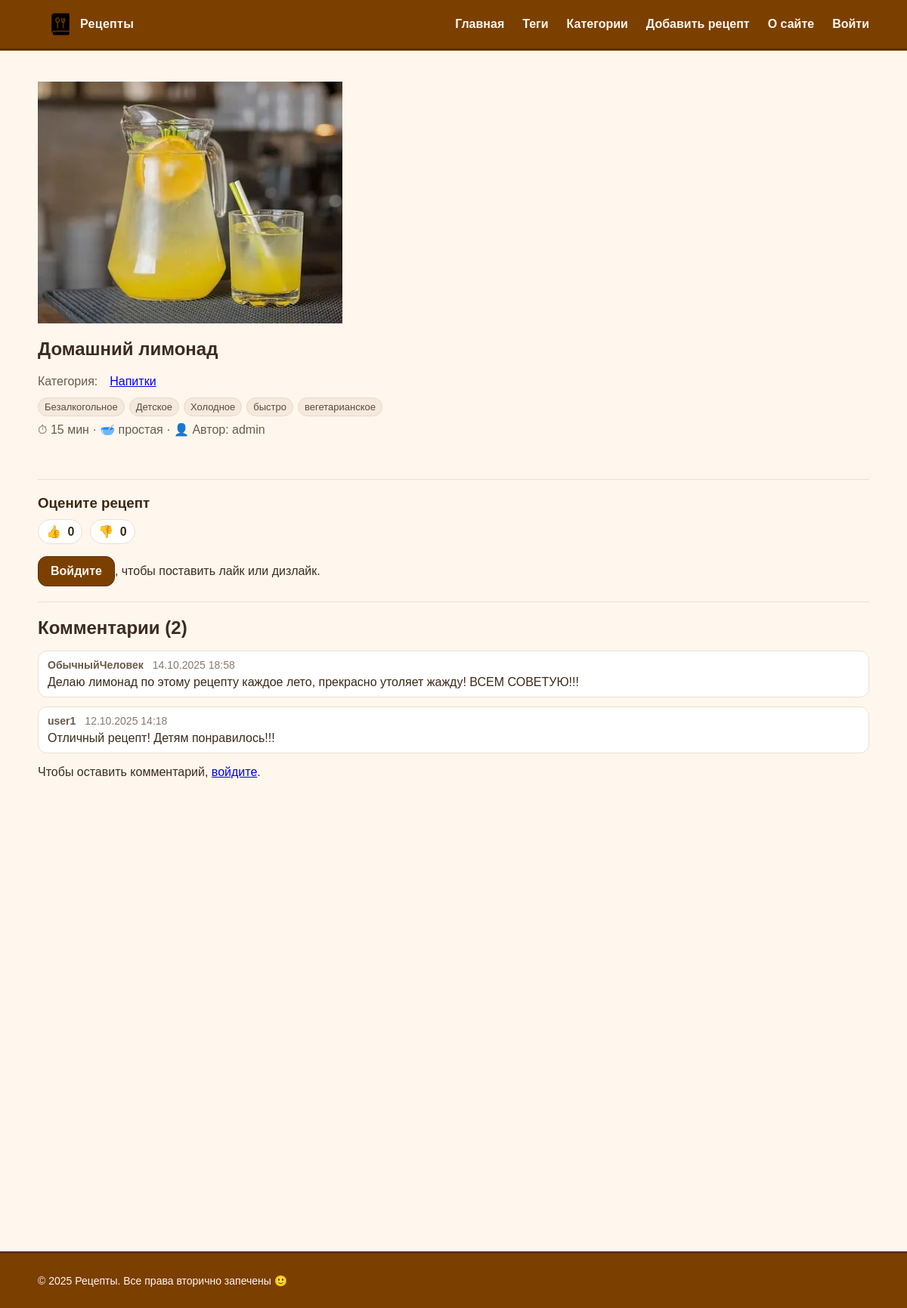
Screenshot of /recipe/domashnij-limonad/ with the database file from the repository.
### recipes/models.py (models this page shows, shortened)
class Recipe(models.Model):
    class Difficulty(models.TextChoices):
        EASY = "easy", "простая"
        MEDIUM = "medium", "средняя"
        HARD = "hard", "сложная"
    author = models.ForeignKey(
        settings.AUTH_USER_MODEL,
        on_delete=models.CASCADE,
        related_name='recipes',
        null=True, blank=True,
        verbose_name='Автор'
    )
    title = models.CharField("Название", max_length=255, db_index=True)
    slug = models.SlugField("Слаг", max_length=255, unique=True, db_index=True)
    desc = models.TextField("Описание", blank=True)
    image = models.CharField("Путь к изображению", max_length=255, blank=True)
    cook_time = models.CharField("Время (текст)", max_length=50, blank=True)
    cook_time_min = models.PositiveIntegerField("Время (мин)", default=0)
    difficulty = models.CharField(
        "Сложность",
        max_length=10,
        choices=Difficulty.choices,
        default=Difficulty.EASY,
    )
    is_published = models.BooleanField("Опубликован", default=True)
    photo = models.ImageField("Фото", upload_to=recipe_photo_upload_to, blank=True, null=True)
    category = models.ForeignKey(
        "Category",
        verbose_name="Категория",
        on_delete=models.SET_NULL,
        null=True,
        blank=True,
        related_name="recipes",
    )
    tags = models.ManyToManyField(
        "Tag",
        verbose_name="Теги",
        blank=True,
        related_name="recipes",
    )
    created_at = models.DateTimeField("Создано", auto_now_add=True)
    updated_at = models.DateTimeField("Обновлено", auto_now=True)
    objects = models.Manager()
    published = PublishedManager()
    class Meta:
        verbose_name = "Рецепт"
        verbose_name_plural = "Рецепты"
        ordering = ["-created_at"]
        indexes = [models.Index(fields=["-created_at"])]
        permissions = [
            ('can_publish', 'Может публиковать рецепты'),
        ]
    def likes_count(self):
        return self.reactions.filter(kind='like').count()
    def dislikes_count(self):
        return self.reactions.filter(kind='dislike').count()

class Category(models.Model):
    name = models.CharField("Название", max_length=120, unique=True, db_index=True)
    slug = models.SlugField("Слаг", max_length=120, unique=True, db_index=True)
    class Meta:
        verbose_name = "Категория"
        verbose_name_plural = "Категории"
        ordering = ["name"]
    def get_absolute_url(self):
        return reverse("recipes_by_category", kwargs={"slug": self.slug})

class Tag(models.Model):
    name = models.CharField("Название", max_length=120, unique=True, db_index=True)
    slug = models.SlugField("Слаг", max_length=120, unique=True, db_index=True)
    class Meta:
        verbose_name = "Тег"
        verbose_name_plural = "Теги"
        ordering = ["name"]
    def get_absolute_url(self):
        return reverse("recipes_by_tag", kwargs={"slug": self.slug})

class Comment(models.Model):
    recipe = models.ForeignKey(
        Recipe,
        on_delete=models.CASCADE,
        related_name='comments',
        verbose_name='Рецепт'
    )
    author = models.ForeignKey(
        settings.AUTH_USER_MODEL,
        on_delete=models.CASCADE,
        related_name='recipe_comments',
        verbose_name='Автор'
    )
    body = models.TextField('Текст комментария')
    is_active = models.BooleanField('Показывать', default=True)
    created_at = models.DateTimeField('Создан', auto_now_add=True)
    updated_at = models.DateTimeField('Изменён', auto_now=True)
    class Meta:
        ordering = ['-created_at']
        permissions = [
            ('can_moderate_comments', 'Может модерировать комментарии'),
        ]
        verbose_name = 'Комментарий'
        verbose_name_plural = 'Комментарии'

### recipes/views.py (the view)
# urls.py: path('recipe/<slug:slug>/', RecipeDetailView.as_view(), name='recipe_detail_slug'),
class RecipeDetailView(DataMixin, DetailView):
    model = Recipe
    template_name = 'recipes/detail.html'
    context_object_name = 'recipe'
    slug_field = 'slug'
    slug_url_kwarg = 'slug'
    def get_queryset(self):
        qs = Recipe.published.all()
        user = getattr(self.request, "user", None)
        if user and user.is_authenticated:
            qs = Recipe.objects.filter(models.Q(is_published=True) | models.Q(author=user))
        return qs
    def get_context_data(self, **kwargs):
        ctx = super().get_context_data(**kwargs)
        self.title_page = self.object.title
        ctx['year'] = 2025
        comments_qs = self.object.comments.select_related('author').filter(is_active=True)
        ctx['comments'] = comments_qs
        if self.request.user.is_authenticated:
            ctx['comment_form'] = CommentForm()
        else:
            ctx['comment_form'] = None
        user_reaction = None
        if self.request.user.is_authenticated:
            user_reaction = self.object.reactions.filter(user=self.request.user).values_list('kind', flat=True).first()
        ctx['user_reaction'] = user_reaction
        return self.get_mixin_context(ctx)

### recipes/models.py (called while the page is built)
    def get_queryset(self):
        return super().get_queryset().filter(is_published=True)

### recipes/utils.py (called while the page is built)
    def get_mixin_context(self, context: Dict[str, Any], **kwargs):
        if self.title_page:
            context["title"] = self.title_page
        context.setdefault("menu", MENU)
        context.setdefault("cat_selected", None)
        context.update(kwargs)
        return context

### recipes/templates/recipes/detail.html (shortened to what this page needs)
{% extends 'base.html' %}
{% load static %}
{% block content %}
<article class="recipe-detail">
  {% if recipe.photo %}
    <img class="detail-img" src="{{ recipe.photo.url }}" alt="{{ recipe.title }}">
  {% elif recipe.image %}
    <img class="detail-img" src="{% static recipe.image %}" alt="{{ recipe.title }}">
  {% endif %}
  <h1>{{ recipe.title }}</h1>
  {% if recipe.category %}
    <p class="meta">
      Категория:
      <a href="{{ recipe.category.get_absolute_url }}">{{ recipe.category.name }}</a>
    </p>
  {% endif %}
  {% if recipe.tags.all %}
    <ul class="tags">
      {% for t in recipe.tags.all %}
        <li><a class="tag" href="{{ t.get_absolute_url }}">{{ t.name }}</a></li>
      {% endfor %}
    </ul>
  {% endif %}
  <p class="meta">
    ⏱ {{ recipe.cook_time }} · 🥣 {{ recipe.get_difficulty_display }}
    {% if recipe.author %} · 👤 Автор: {{ recipe.author.get_full_name|default:recipe.author.username }}{% endif %}
  </p>
</article>
<hr class="sep">
<section id="reactions" class="reactions">
  <h3>Оцените рецепт</h3>
  <div class="reactions-row">
    <div class="reaction-pill">👍 <span class="count">{{ recipe.likes_count }}</span></div>
    <div class="reaction-pill">👎 <span class="count">{{ recipe.dislikes_count }}</span></div>
  </div>
  {% if request.user.is_authenticated %}
    <div class="reactions-actions">
      <form action="{% url 'recipe_react' recipe.slug %}" method="post" style="display:inline">
        {% csrf_token %}
        <input type="hidden" name="kind" value="like">
        <button type="submit" class="btn {% if user_reaction == 'like' %}active{% endif %}">Лайк</button>
      </form>
      <form action="{% url 'recipe_react' recipe.slug %}" method="post" style="display:inline">
        {% csrf_token %}
        <input type="hidden" name="kind" value="dislike">
        <button type="submit" class="btn ghost {% if user_reaction == 'dislike' %}active{% endif %}">Дизлайк</button>
      </form>
    </div>
  {% else %}
    <p>
      <a class="btn" href="{% url 'users:login' %}?next={{ request.path }}#reactions">Войдите</a>, чтобы поставить лайк или дизлайк.
    </p>
  {% endif %}
</section>
<hr class="sep">
<section id="comments" class="comments">
  <h2>Комментарии ({{ comments|length }})</h2>
  {% if comments %}
    <ul class="comment-list">
      {% for c in comments %}
        <li class="comment">
          <div class="comment-meta">
            <b>{{ c.author.get_full_name|default:c.author.username }}</b>
            <span class="comment-date">{{ c.created_at|date:"d.m.Y H:i" }}</span>
          </div>
          <div class="comment-body">
            {{ c.body|linebreaksbr }}
          </div>
        </li>
      {% endfor %}
    </ul>
  {% else %}
    <p>Пока нет комментариев. Будьте первым!</p>
  {% endif %}
  {% if request.user.is_authenticated %}
    <form action="{% url 'comment_add' recipe.slug %}" method="post" class="comment-form">
      {% csrf_token %}
      {{ comment_form.body.label_tag }}
      {{ comment_form.body }}
      {% if comment_form.body.errors %}
        <div class="form-errors">{{ comment_form.body.errors }}</div>
      {% endif %}
      <button class="btn" type="submit">Отправить</button>
    </form>
  {% else %}
    <p>
      Чтобы оставить комментарий, <a href="{% url 'users:login' %}?next={{ request.path }}">войдите</a>.
    </p>
  {% endif %}
</section>
{% endblock %}

### recipes/static/recipes/css/styles.css (style rules this page uses)
:root { --choco:#7B3F00; --choco-dark:#5e2f00; --cream:#FFF7ED; --ink:#3b2b22; --paper:#ffffff; --border:#ead9c6; --header-h:64px; --footer-h:72px; --header-extra-gap:20px; --footer-extra-gap:32px; }
html, body { min-height:100%; margin:0; color:var(--ink); background:var(--cream); font-family:Arial, system-ui, -apple-system, "Segoe UI", Roboto, "Helvetica Neue", sans-serif; }
body { padding-top:calc(var(--header-h) + var(--header-extra-gap)); padding-bottom:calc(var(--footer-h) + var(--footer-extra-gap)); }
.meta { margin:0 0 12px; padding:0; display:flex; gap:16px; list-style:none; color:#6b5a4b; }
.btn { display:inline-block; padding:10px 14px; border-radius:12px; background:var(--choco); color:var(--cream); text-decoration:none; font-weight:600; border:1px solid var(--choco-dark); }
.tags { list-style:none; padding:0; margin:8px 0 0; display:flex; flex-wrap:wrap; gap:6px; }
.tag { display:inline-block; padding:4px 8px; border-radius:999px; background:#f5e9dd; border:1px solid var(--border); text-decoration:none; color:#5a4a3e; font-size:13px; }
.recipe-detail { margin-bottom:56px; }
.recipe-detail .meta { color:#6b5a4b; margin:8px 0 12px; }
.btn { font-weight:700; border-radius:12px; padding:10px 16px; }
.sep { margin: 20px 0; border: none; border-top: 1px solid #eadfd3; }
.comments h2 { margin: 8px 0 12px; }
.comment-list { list-style: none; padding: 0; display: grid; gap: 12px; }
.comment { background: #fff; border: 1px solid #eadfd3; border-radius: 12px; padding: 10px 12px; }
.comment-meta { font-size: 14px; color: #6a5948; display: flex; gap: 12px; align-items: baseline; }
.comment-date { opacity: .8; }
.comment-body { margin-top: 6px; color: #3b2a1a; }
.reactions h3 { margin: 8px 0 10px; color:#3b2814; }
.reactions-row { display:flex; gap:10px; align-items:center; margin-bottom:8px; }
.reaction-pill { background:#fff; border:1px solid #eadfd3; border-radius:999px; padding:6px 10px; color:#3b2a1a; }
.reaction-pill .count { font-weight:700; margin-left:4px; }

### rows the page displays
Recipe: photo (picture), title "Домашний лимонад", category.name "Напитки", cook_time "15 мин", difficulty "простая", author.get_full_name "admin", likes_count "0", dislikes_count "0"
Tag: name "Безалкогольное"
Tag: name "Детское"
Tag: name "Холодное"
Tag: name "быстро"
Tag: name "вегетарианское"
Comment: author.get_full_name "ОбычныйЧеловек", created_at "14.10.2025 18:58", body "Делаю лимонад по этому рецепту каждое лето, прекрасно утоляет жажду! ВСЕМ СОВЕТУЮ!!!"
Comment: author.get_full_name "user1", created_at "12.10.2025 14:18", body "Отличный рецепт! Детям понравилось!!!"

### other values shown
{{ comments|length }} "2"
{{ year|default:2025 }} "2025"
